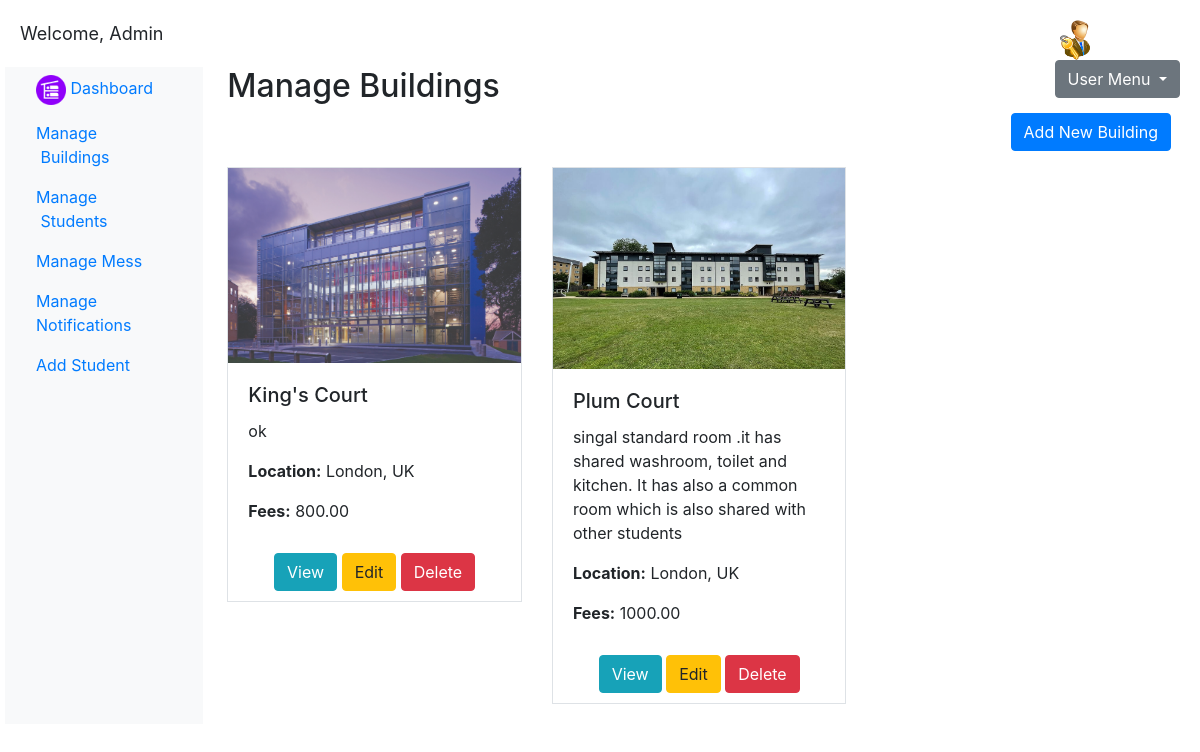
Screenshot of /admin/manage-rooms.php (signed in) with the database file from the repository.
### tables this page shows
CREATE TABLE `buildings` (
  `id` int(11) NOT NULL,
  `image` varchar(255) NOT NULL,
  `name` varchar(255) NOT NULL,
  `description` text NOT NULL,
  `location` varchar(255) NOT NULL,
  `fees` decimal(10,2) NOT NULL,
  `available_rooms` int(11) DEFAULT 0
);

### admin/manage-rooms.php (the view, shortened to what this page needs)
<?php
$servername = "localhost";
$username = "root";
$password = "";
$dbname = "hostelpro";
$conn = new mysqli($servername, $username, $password, $dbname);
$sql = "SELECT * FROM buildings";
$result = $conn->query($sql);
if ($result->num_rows > 0) {
    $buildings = array();
    while ($row = $result->fetch_assoc()) {
        $buildings[] = array(
            'id' => $row['id'],
            'image' => $row['image'],
            'name' => $row['name'],
            'description' => $row['description'],
            'location' => $row['location'],
            'fees' => $row['fees']
        );
    }
} else {
    $buildings = array();
}
?>
<!DOCTYPE html>
<html lang="en">
<head>
    <link rel="stylesheet" href="https://stackpath.bootstrapcdn.com/bootstrap/4.3.1/css/bootstrap.min.css">
</head>
<body>
<div class="dashboard-container">
<?php include('newpage.php')?>
<main role="main" class="col-md-9 ml-sm-auto col-lg-10 px-4">
            <h2>Manage Buildings</h2>
            <div class="text-right mb-3">
                <a href="add-new-room.php" class="btn btn-primary">Add New Building</a>
            </div>
            <div class="row">
                <?php
                foreach ($buildings as $building) {
                    echo '<div class="col-md-4">
                <div class="Building-card">
                    <img src="' . $building['image'] . '" alt="' . $building['name'] . '" class="Building-image">
                    <div class="Building-details">
                        <h5 class="card-title">' . $building['name'] . '</h5>
                        <p class="card-text">' . $building['description'] . '</p>
                        <p class="card-text"><strong>Location:</strong> ' . $building['location'] . '</p>
                        <p class="card-text"><strong>Fees:</strong> ' . $building['fees'] . '</p>
                    </div>
                    <div class="Building-actions">
                        <a href="view-building.php?id=' . $building['id'] . '"><button class="btn btn-info">View</button></a>
                        <a href="edit_building.php?id=' . $building['id'] . '" class="btn btn-warning">Edit</a>
                        <button class="btn btn-danger" onclick="deleteBuilding(' . $building['id'] . ')">Delete</button>
                    </div>
                </div>
            </div>';
                }
                ?>
            </div>
        </main>
    </div>
</body>
</html>

### admin/manage-rooms.php (style rules this page uses)
.dashboard-container { max-width: 1200px; margin: auto; padding: 20px; }
.Building-card { border: 1px solid #dee2e6; margin-bottom: 20px; }
.Building-image { max-width: 100%; height: auto; }
.Building-details { padding: 20px; }
.Building-actions { padding: 10px; text-align: center; }

### rows the page displays
buildings: image (picture), name "King's Court", description "ok", location "London, UK", fees "800.00"
buildings: image (picture), name "Plum Court", description "singal standard room .it has shared washroom, toilet and kitchen. It has also a common room which is also shared with other students", location "London, UK", fees "1000.00"
